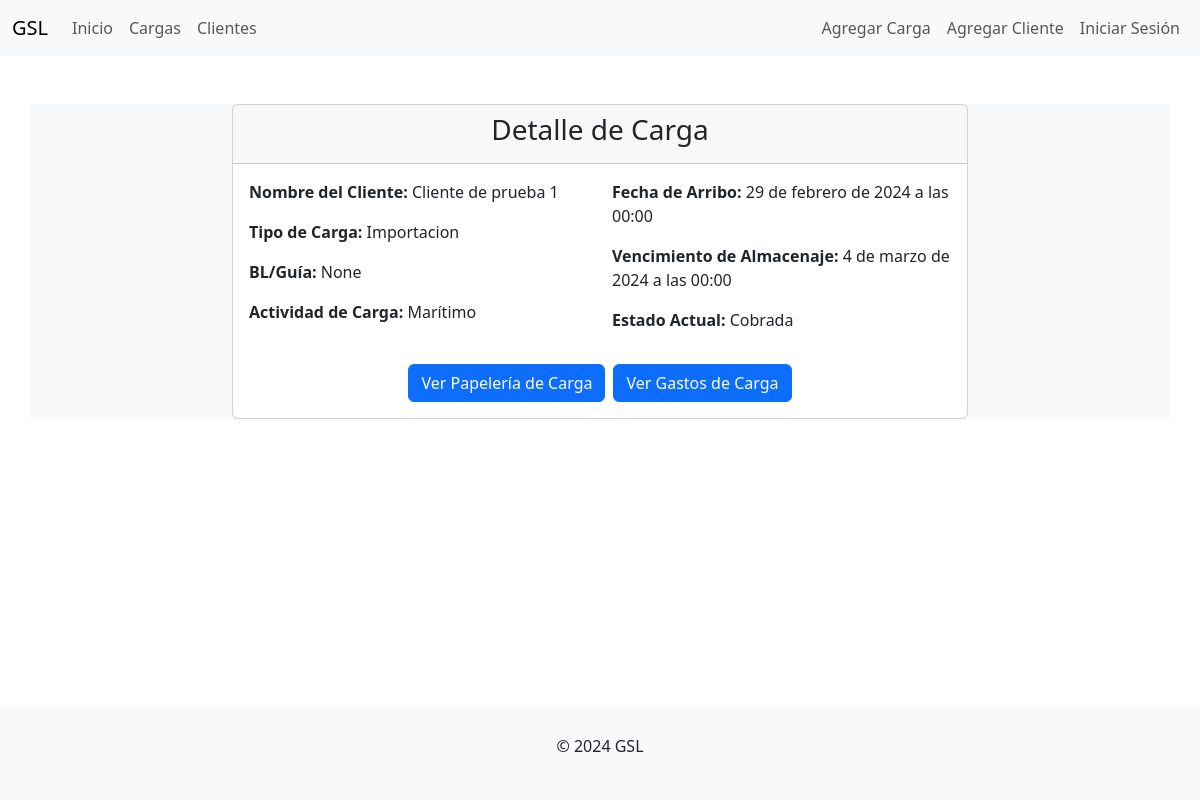
/gsl_cargo/carga/1/, run on the app's committed database.
### gsl_cargo/models.py (models this page shows)
class GSLCargo(models.Model):
    fecha_creacion = models.DateTimeField(auto_now_add=True)
    nombre_cliente = models.ForeignKey(GSLClientes, on_delete=models.CASCADE)
    tipo_carga = models.CharField(max_length=255, choices=[('Importacion', 'Importacion'), ('Exportacion', 'Exportacion')])
    actividad_carga = models.CharField(max_length=255, choices=[('Marítimo','Marítimo'), ('Aéreo','Aéreo'), ('Terrestre','Terrestre')])
    fecha_arribo = models.DateTimeField(blank=True, null=True)  # Permite que esté en blanco
    vencimiento_almacenaje = models.DateTimeField(blank=True, null=True)  # Permite que esté en blanco
    estado_actual = models.CharField(max_length=255, choices=[('Notificada','Notificada'), ('En proceso','En proceso'), ('Entregada','Entregada'), ('Cobrada','Cobrada')])
    bl_guia = models.CharField(max_length=255, blank=True, null=True)

### gsl_clientes/models.py (models this page shows)
class GSLClientes(models.Model):
    nombre = models.CharField(max_length=255)
    correo_electronico = models.EmailField()
    telefono = models.CharField(max_length=255)
    fecha_creacion = models.DateTimeField(auto_now_add=True)
    def __str__(self):
        return self.nombre

### gsl_cargo/views.py (the view)
# urls.py: path('carga/<int:carga_id>/', detalle_carga, name='detalle_carga'),
def detalle_carga(request, carga_id):
    carga = GSLCargo.objects.get(pk=carga_id)
    return render(request, 'gsl_cargo/detalle_carga.html', {'carga': carga})

### templates/gsl_cargo/detalle_carga.html (shortened to what this page needs)
{% extends 'base.html' %}
{% block content %}
<div class="container mt-5 bg-light">
  <div class="row justify-content-center">
    <div class="col-md-8">
      <div class="card">
        <div class="card-header text-center text-dark">
          <h3>Detalle de Carga</h3>
        </div>
        <div class="card-body">
          <div class="row">
            <div class="col-md-6">
              <p class="mb-3"><strong>Nombre del Cliente:</strong> {{ carga.nombre_cliente }}</p>
              <p class="mb-3"><strong>Tipo de Carga:</strong> {{ carga.tipo_carga }}</p>
              <p class="mb-3"><strong>BL/Guía:</strong> {{ carga.bl_guia }}</p>
              <p class="mb-3"><strong>Actividad de Carga:</strong> {{ carga.actividad_carga }}</p>
            </div>
            <div class="col-md-6">
              <p class="mb-3"><strong>Fecha de Arribo:</strong> {{ carga.fecha_arribo }}</p>
              <p class="mb-3"><strong>Vencimiento de Almacenaje:</strong> {{ carga.vencimiento_almacenaje }}</p>
              <p class="mb-3"><strong>Estado Actual:</strong> {{ carga.estado_actual }}</p>
            </div>
          </div>
          <div class="mt-3 d-flex justify-content-center">
            <a href="{% url 'lista_papeleria_cargo' carga.id %}" class="btn btn-primary mx-1">Ver Papelería de Carga</a>
            <a href="{% url 'lista_gastos_cargo' carga.id %}" class="btn btn-primary mx-1">Ver Gastos de Carga</a>
          </div>
        </div>
      </div>
    </div>
  </div>
</div>
{% endblock %}

### templates/base.html (style rules this page uses)
body { display: flex; flex-direction: column; min-height: 100vh; }

### data on the page
GSLCargo: nombre_cliente "Cliente de prueba 1", tipo_carga "Importacion", bl_guia "None", actividad_carga "Marítimo", fecha_arribo "29 de febrero de 2024 a las 00:00", vencimiento_almacenaje "4 de marzo de 2024 a las 00:00", estado_actual "Cobrada"
